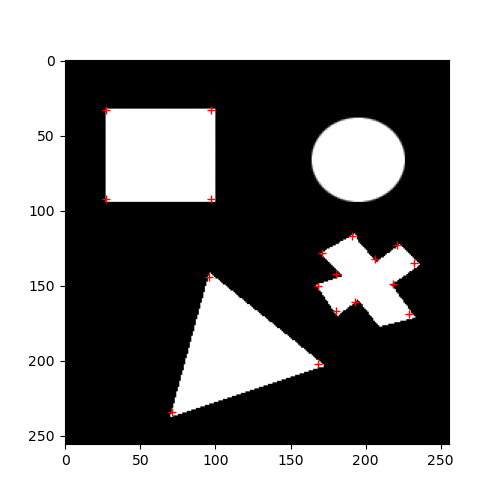

Reproduce this figure in Python.
# -*- coding: utf-8 -*-
"""
Created on Fri Feb 11 10:53:08 2022

@author: paulg
"""
import numpy as np
import matplotlib.pyplot as plt
from PIL import *
import scipy.signal as sg
import cv2




def harris(img,seuil=0.6,taille_fenetre=4,sigma = 3):
    #Filtrage de Sobel
    Hx=np.array([[-1,0,1],[-2,0,2],[-1,0,1]])
    Hy=np.array([[-1,-2,-1],[0,0,0],[1,2,1]])

    Gx = sg.convolve2d(img,Hx,'valid')
    Gy = sg.convolve2d(img,Hy,'valid')
    
    G=np.sqrt(np.square(Gx)+np.square(Gy))
    
    
    #Calcul de la matrice R
    h,l=Gx.shape
    R_raw=np.zeros(Gx.shape)
    alpha=0.05
    
    def w(x,y):
        return np.exp(-(x**2+y**2)/(2*sigma**2))
    
    for i in range(h):
        for j in range(l):
            M=np.zeros((2,2))
            for x in range(-taille_fenetre,taille_fenetre+1):
                for y in range(-taille_fenetre,taille_fenetre+1):
                    if (((i+x)>=0)&((i+x)<h)&((j+y)>=0)&((j+y)<l)):
                        M+=w(x,y)*np.array([[Gx[i+x,j+y]**2,Gx[i+x,j+y]*Gy[i+x,j+y]],[Gx[i+x,j+y]*Gy[i+x,j+y],Gy[i+x,j+y]**2]])
                        
            
            r=np.linalg.det(M)-alpha*np.trace(M)**2
            R_raw[i,j]=r
            
            
    
    R_raw=R_raw/np.max(R_raw)
    R=(R_raw>seuil)*R_raw 
    
    #Recherche des maximus locaux
    R_max=np.zeros(R.shape)
                        
    largeur = 2
    for i in range(largeur,h-largeur):
        for j in range(largeur,l-largeur):
            valeur=R[i,j]
            if valeur==np.max(R[i-largeur:i+largeur+1,j-largeur:j+largeur+1]):
                R_max[i,j]=valeur
    
    #Coordonnées des coins
    x,y=np.where(R_max>seuil)
    
    return (R_raw,x,y)

if __name__ == "__main__":
    
    img = Image.open("synthetic.gif")
    img = np.array(img)

    seuil=0.6
    R_max,x,y=harris(img,seuil)
    plt.plot(y,x,'+r')
    plt.imshow(img,cmap='gray')
         
        
